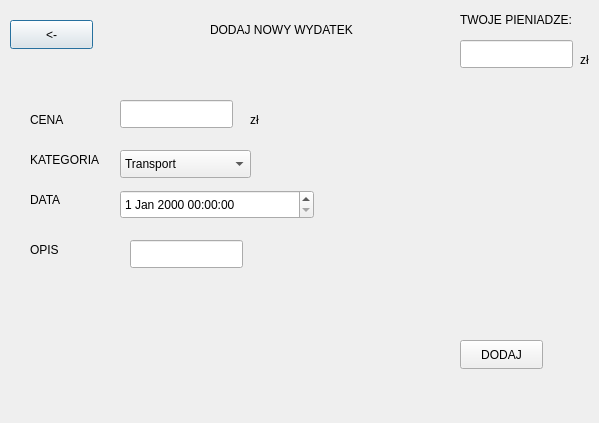
<?xml version="1.0" encoding="UTF-8"?>
<ui version="4.0">
 <class>WydatkiDialog</class>
 <widget class="QDialog" name="WydatkiDialog">
  <property name="geometry">
   <rect>
    <x>0</x>
    <y>0</y>
    <width>599</width>
    <height>423</height>
   </rect>
  </property>
  <property name="windowTitle">
   <string>WYDATKI</string>
  </property>
  <widget class="QPushButton" name="wsteczWY">
   <property name="geometry">
    <rect>
     <x>10</x>
     <y>20</y>
     <width>83</width>
     <height>29</height>
    </rect>
   </property>
   <property name="text">
    <string>&lt;-</string>
   </property>
  </widget>
  <widget class="QLabel" name="label">
   <property name="geometry">
    <rect>
     <x>210</x>
     <y>20</y>
     <width>221</width>
     <height>20</height>
    </rect>
   </property>
   <property name="text">
    <string>DODAJ NOWY WYDATEK</string>
   </property>
  </widget>
  <widget class="QComboBox" name="kategorieWY">
   <property name="geometry">
    <rect>
     <x>120</x>
     <y>150</y>
     <width>131</width>
     <height>28</height>
    </rect>
   </property>
   <item>
    <property name="text">
     <string>Transport</string>
    </property>
   </item>
   <item>
    <property name="text">
     <string>Inwestowanie</string>
    </property>
   </item>
   <item>
    <property name="text">
     <string>Oszczędności</string>
    </property>
   </item>
   <item>
    <property name="text">
     <string>Mieszkanie</string>
    </property>
   </item>
   <item>
    <property name="text">
     <string>Żywność</string>
    </property>
   </item>
   <item>
    <property name="text">
     <string>Rozrywka</string>
    </property>
   </item>
   <item>
    <property name="text">
     <string>Osobiste</string>
    </property>
   </item>
   <item>
    <property name="text">
     <string>Finanse</string>
    </property>
   </item>
   <item>
    <property name="text">
     <string>Inne</string>
    </property>
   </item>
  </widget>
  <widget class="QLabel" name="label_8">
   <property name="geometry">
    <rect>
     <x>30</x>
     <y>150</y>
     <width>91</width>
     <height>20</height>
    </rect>
   </property>
   <property name="text">
    <string>KATEGORIA</string>
   </property>
  </widget>
  <widget class="QLabel" name="label_9">
   <property name="geometry">
    <rect>
     <x>30</x>
     <y>110</y>
     <width>63</width>
     <height>20</height>
    </rect>
   </property>
   <property name="text">
    <string>CENA</string>
   </property>
  </widget>
  <widget class="QLineEdit" name="kwotaWY">
   <property name="geometry">
    <rect>
     <x>120</x>
     <y>100</y>
     <width>113</width>
     <height>28</height>
    </rect>
   </property>
  </widget>
  <widget class="QLabel" name="label_10">
   <property name="geometry">
    <rect>
     <x>250</x>
     <y>110</y>
     <width>63</width>
     <height>20</height>
    </rect>
   </property>
   <property name="text">
    <string>zł</string>
   </property>
  </widget>
  <widget class="QDateTimeEdit" name="dataWY">
   <property name="geometry">
    <rect>
     <x>120</x>
     <y>190</y>
     <width>194</width>
     <height>29</height>
    </rect>
   </property>
  </widget>
  <widget class="QLabel" name="label_11">
   <property name="geometry">
    <rect>
     <x>30</x>
     <y>190</y>
     <width>63</width>
     <height>20</height>
    </rect>
   </property>
   <property name="text">
    <string>DATA</string>
   </property>
  </widget>
  <widget class="QLabel" name="label_12">
   <property name="geometry">
    <rect>
     <x>30</x>
     <y>240</y>
     <width>63</width>
     <height>20</height>
    </rect>
   </property>
   <property name="text">
    <string>OPIS</string>
   </property>
  </widget>
  <widget class="QLineEdit" name="opisWY">
   <property name="geometry">
    <rect>
     <x>130</x>
     <y>240</y>
     <width>113</width>
     <height>28</height>
    </rect>
   </property>
  </widget>
  <widget class="QLineEdit" name="caloscWY">
   <property name="geometry">
    <rect>
     <x>460</x>
     <y>40</y>
     <width>113</width>
     <height>28</height>
    </rect>
   </property>
  </widget>
  <widget class="QLabel" name="label_13">
   <property name="geometry">
    <rect>
     <x>460</x>
     <y>10</y>
     <width>131</width>
     <height>20</height>
    </rect>
   </property>
   <property name="text">
    <string>TWOJE PIENIADZE:</string>
   </property>
  </widget>
  <widget class="QLabel" name="label_14">
   <property name="geometry">
    <rect>
     <x>580</x>
     <y>50</y>
     <width>63</width>
     <height>20</height>
    </rect>
   </property>
   <property name="text">
    <string>zł</string>
   </property>
  </widget>
  <widget class="QPushButton" name="dodajWY">
   <property name="geometry">
    <rect>
     <x>460</x>
     <y>340</y>
     <width>83</width>
     <height>29</height>
    </rect>
   </property>
   <property name="text">
    <string>DODAJ</string>
   </property>
  </widget>
 </widget>
 <resources/>
 <connections>
  <connection>
   <sender>wsteczWY</sender>
   <signal>clicked()</signal>
   <receiver>WydatkiDialog</receiver>
   <slot>reject()</slot>
   <hints>
    <hint type="sourcelabel">
     <x>53</x>
     <y>37</y>
    </hint>
    <hint type="destinationlabel">
     <x>131</x>
     <y>66</y>
    </hint>
   </hints>
  </connection>
 </connections>
</ui>
